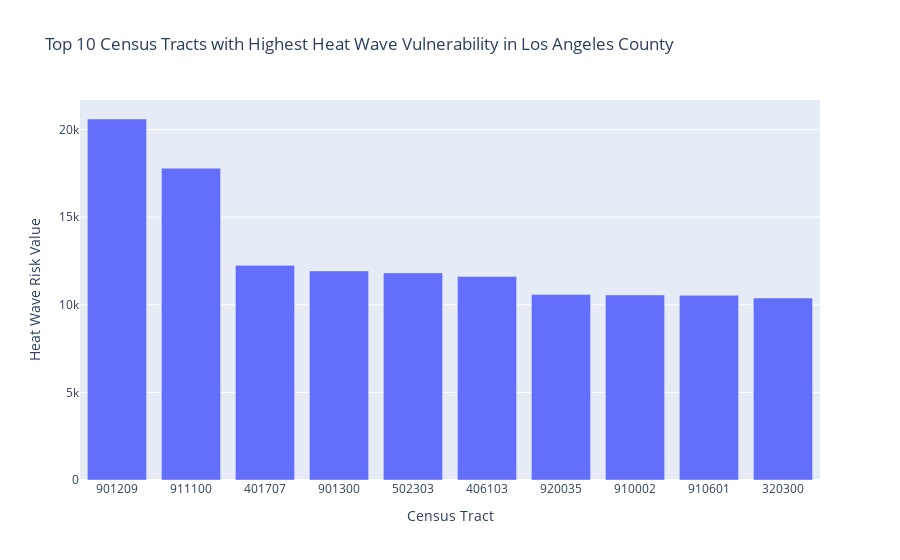

Notebook code for this chart:
### Code cell
#Create Bar Chart
fig = px.bar(sorted_df.head(10),
       x='TRACT',
       y='HWAV_RISKV',
       title='Top 10 Census Tracts with Highest Heat Wave Vulnerability in Los Angeles County' ,
             labels={
            'TRACT':'Census Tract',
            'HWAV_RISKV':'Heat Wave Risk Value'})

fig.show()

### Figure 1 — Plotly figure (JSON) as saved in the notebook; plotly's stock layout.template omitted (floating-point values rounded to 4 significant figures)
{"data": [{"alignmentgroup": "True", "hovertemplate": "Census Tract=%{x}<br>Heat Wave Risk Value=%{y}<extra></extra>", "legendgroup": "", "marker": {"color": "#636efa", "pattern": {"shape": ""}}, "name": "", "offsetgroup": "", "orientation": "v", "showlegend": false, "textposition": "auto", "type": "bar", "x": ["901209", "911100", "401707", "901300", "502303", "406103", "920035", "910002", "910601", "320300"], "xaxis": "x", "y": [20600.0, 17800.0, 12250.0, 11930.0, 11820.0, 11620.0, 10590.0, 10560.0, 10540.0, 10380.0], "yaxis": "y"}], "layout": {"autosize": true, "barmode": "relative", "legend": {"tracegroupgap": 0}, "title": {"text": "Top 10 Census Tracts with Highest Heat Wave Vulnerability in Los Angeles County"}, "xaxis": {"anchor": "y", "autorange": true, "domain": [0, 1], "range": [-0.5, 9.5], "title": {"text": "Census Tract"}, "type": "category"}, "yaxis": {"anchor": "x", "autorange": true, "domain": [0, 1], "range": [0, 21690.0], "title": {"text": "Heat Wave Risk Value"}, "type": "linear"}}}
